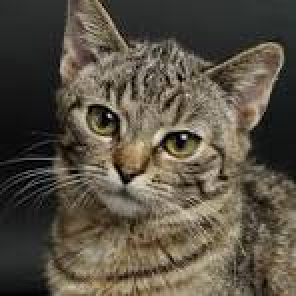
#> input picture image/image.jpg, 148 x 148 px (shown 2 times larger)
$ python splitmerge.py
#> lines starting #> are read from the running program, lines starting #| are printed output that depends on the picture
import cv2 as cv
import numpy as np

img=cv.imread('image/image.jpg')
#> img is the input picture: shape (148, 148, 3); mean B, G, R 67.6, 80.9, 88.4
cv.imshow('image',img)

b,g,r=cv.split(img)
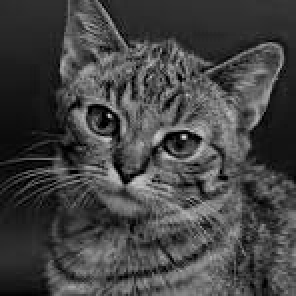
#> b: shape (148, 148) (shown 2 times larger); min 0, max 214, mean 67.6
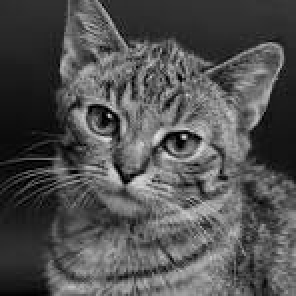
#> g: shape (148, 148) (shown 2 times larger); min 0, max 231, mean 80.9
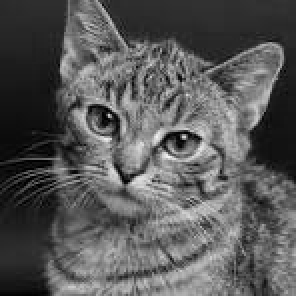
#> r: shape (148, 148) (shown 2 times larger); min 0, max 248, mean 88.4
cv.imshow('blue',b)
cv.imshow('green',g)
cv.imshow('red',r)

print(img.shape)
#| (148, 148, 3)
print(b.shape)
#| (148, 148)
print(g.shape)
#| (148, 148)
print(r.shape)
#| (148, 148)

# merge
merged=cv.merge([b,g,r])
cv.imshow('merged',merged)


cv.waitKey(0)
